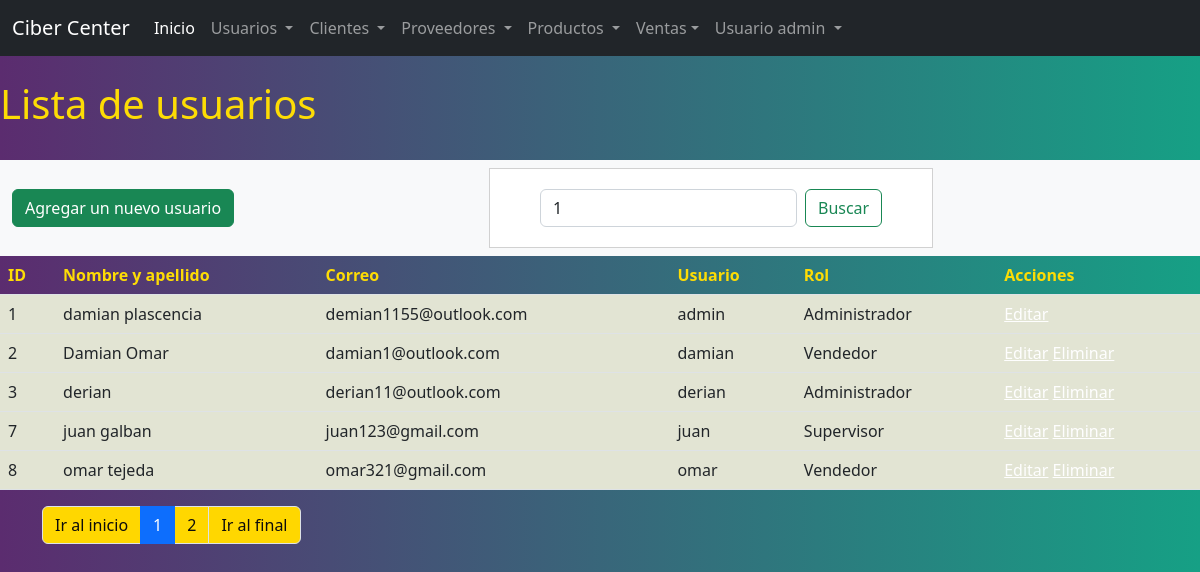
The app's page /sistema/buscar_usuario.php?busqueda=1 (signed in) with its own data.
### tables this page shows
CREATE TABLE `usuario` (
  `idusuario` int(11) NOT NULL,
  `nombre` varchar(50) DEFAULT NULL,
  `correo` varchar(100) DEFAULT NULL,
  `usuario` varchar(15) DEFAULT NULL,
  `clave` varchar(100) DEFAULT NULL,
  `rol` int(11) DEFAULT NULL,
  `estatus` int(11) NOT NULL DEFAULT 1
);

CREATE TABLE `rol` (
  `idrol` int(11) NOT NULL,
  `rol` varchar(20) DEFAULT NULL
);

### sistema/buscar_usuario.php (the view, shortened to what this page needs)
<?php
include "../conexion.php";
?>
<html lang="en">
<head>
    <link rel="stylesheet" type="text/css" href="./css/style.css">
    <?php include "includes/scripts.php" ?>
</head>
<body>
    <?php include "includes/header.php"; ?>
    <section id="container">
        <?php
        $busqueda = strtolower($_REQUEST['busqueda']);
        ?>
        <br>
        <h1>Lista de usuarios</h1>
        <br>
        <nav class="navbar navbar-light bg-light">
            <div class="container-fluid">
                <a href="registro_usuario.php" type="button" class="btn btn-success"> Agregar un nuevo usuario</a>
                <form action="buscar_usuario.php" method="get" class="d-flex" role="search">
                    <input class="form-control me-2" name="busqueda" id="busqueda" type="search" placeholder="Buscar" aria-label="Buscar" value="<?php echo $busqueda ?>">
                    <button class="btn btn-outline-success" class="btn_search" type="submit">Buscar</button>
                </form>
            </div>
        </nav>
        <table class="table table-striped">
            <thead>
                <tr>
                    <th>ID</th>
                    <th>Nombre y apellido</th>
                    <th>Correo</th>
                    <th>Usuario</th>
                    <th>Rol</th>
                    <th>Acciones</th>
                </tr>
            </thead>
            <?php
            $rol = '';
            $sql_registe = mysqli_query($conection, "SELECT COUNT(*) as total_registro FROM usuario
            WHERE (idusuario LIKE '%$busqueda%' OR
            nombre LIKE '%$busqueda%' OR
            correo LIKE '%$busqueda%' OR
            usuario LIKE '%$busqueda%' $rol) AND estatus = 1");
            $result_register = mysqli_fetch_array($sql_registe);
            $total_registro = $result_register['total_registro'];
            $por_pagina = 5;
            if (empty($_GET['pagina'])) {
                $pagina = 1;
            } else {
                $pagina = $_GET['pagina'];
            }
            $desde = ($pagina - 1) * $por_pagina;
            $total_paginas = ceil($total_registro / $por_pagina);
            $query = mysqli_query($conection, "SELECT u.idusuario, u.nombre, u.correo, u.usuario, r.rol FROM usuario u
            INNER JOIN rol r ON u.rol = r.idrol
                WHERE
                (u.idusuario LIKE '%$busqueda%' OR
                u.nombre LIKE '%$busqueda%' OR
                u.correo LIKE '%$busqueda%' OR
                u.usuario LIKE '%$busqueda%' OR
                r.rol LIKE '%$busqueda%')
                AND
                estatus = 1 ORDER BY U.idusuario ASC LIMIT $desde, $por_pagina");
            $result = mysqli_num_rows($query);
            if ($result > 0) {
                while ($data = mysqli_fetch_array($query)) {
            ?>
                    <tbody>
                        <tr>
                            <td><?php echo $data["idusuario"]; ?></td>
                            <td><?php echo $data["nombre"]; ?></td>
                            <td><?php echo $data["correo"]; ?></td>
                            <td><?php echo $data["usuario"]; ?></td>
                            <td><?php echo $data["rol"]; ?></td>
                            <td>
                                <a class="link_edit" href="editar_usuario.php?id=<?php echo $data["idusuario"]; ?>">Editar</a>
                                <?php
                                if ($data["idusuario"] != 1) {
                                ?>
                                    <a class="link_delet" href="eliminar_confirmar_usuario.php?id=<?php echo $data["idusuario"]; ?>">Eliminar</a>
                                <?php } ?>
                            </td>
                        </tr>
                <?php
                }
            }
                ?>
                    </tbody>
        </table>
        <?php
        if ($total_registro != 1)
        {
        ?>
            <div class="container mt-3 ">
                <ul class="pagination">
                    <li class="page-item"><a class="page-link" href="?pagina=<?php echo 1; ?>&busqueda=<?php echo $busqueda; ?>">Ir al inicio</a></li>
                    <?php
                    for ($i = 1; $i <= $total_paginas; $i++) {
                        if ($i == $pagina) {
                            echo '<li class="page-item active"><a class="page-link" >' . $i . '</a></li>';
                        } else {
                            echo '<li class="page-item"><a class="page-link" href="?pagina=' . $i . ' &busqueda=' . $busqueda . '">' . $i . '</a></li>';
                        }
                    }
                    ?>
                    <li class="page-item"><a class="page-link" href="?pagina=<?php echo $total_paginas; ?>&busqueda=<?php echo $busqueda; ?>">Ir al final</a></li>
                </ul>
            </div>
        <?php } ?>
    </section>
</body>
</html>

### sistema/css/style.css (style rules this page uses)
table tbody { background-color: #eef0de; }
tr { color: #fddc05; }
td { color: #fddc05; }
h1,h4 { color: #fddc05; }
form { background: #fff; margin: auto; padding: 20px 50px; border: 1px solid #d1d1d1; }
input,select { display: block; width: 100%; font-size: 11pt; padding: 5px; border: 1px solid #85929e; border-radius: 5px; }
.page-link { background: #ffd700; color: #0c0c0c; }
.link_edit { color:#fefefe }
.link_delet { color:#fefefe }

### sistema/buscar_usuario.php (style rules this page uses)
body { background:#BB1E19; background: linear-gradient(to right,#5B2C6F, #16A085) }

### records on screen
usuario: idusuario "1", nombre "damian plascencia", correo "demian1155@outlook.com", usuario "admin", rol.rol "Administrador"
usuario: idusuario "2", nombre "Damian Omar", correo "damian1@outlook.com", usuario "damian", rol.rol "Vendedor"
usuario: idusuario "3", nombre "derian", correo "derian11@outlook.com", usuario "derian", rol.rol "Administrador"
usuario: idusuario "7", nombre "juan galban", correo "juan123@gmail.com", usuario "juan", rol.rol "Supervisor"
usuario: idusuario "8", nombre "omar tejeda", correo "omar321@gmail.com", usuario "omar", rol.rol "Vendedor"

### other values on screen
$_SESSION['usuario'] "admin"
